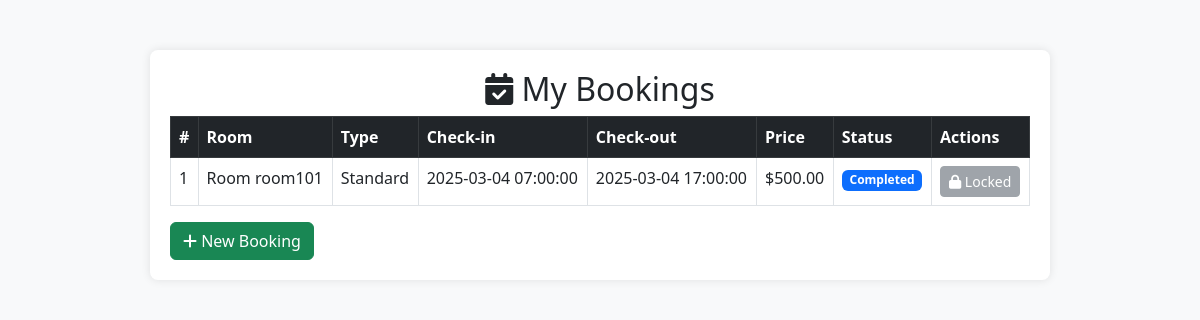
Page /user/booking/index.php (signed in) on the earlier database version.
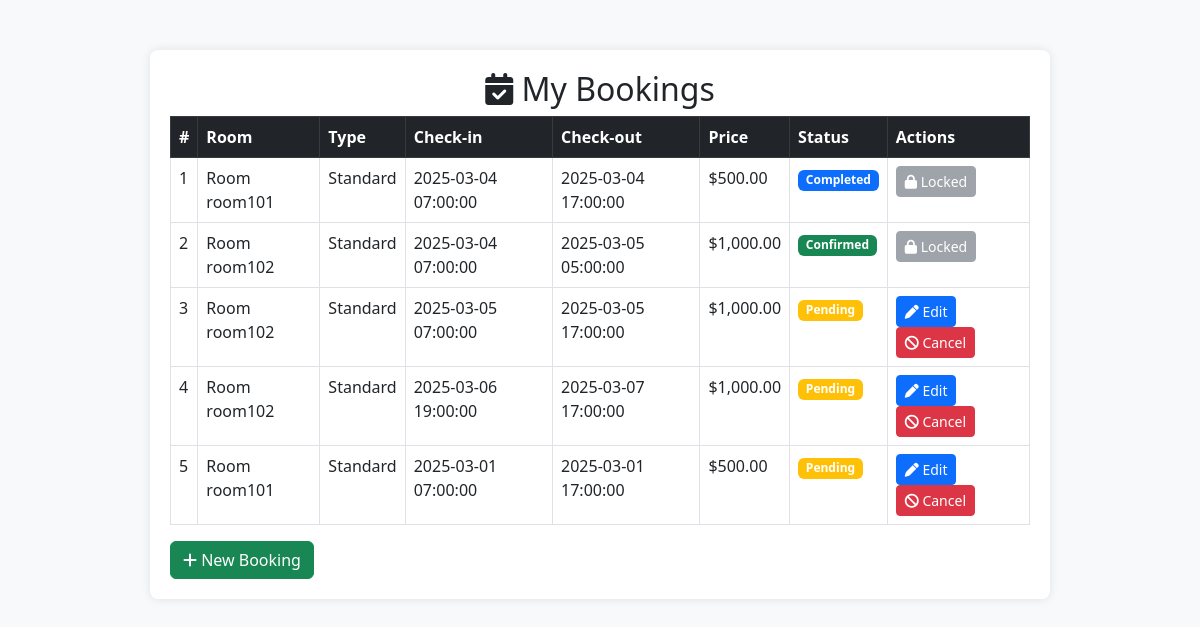
Same page on the later database version.
### tables this page shows
CREATE TABLE IF NOT EXISTS `booking` (
  `book_id` int(11) NOT NULL AUTO_INCREMENT,
  `account_id` int(11) DEFAULT NULL,
  `guest_id` int(11) DEFAULT NULL,
  `room_id` int(11) NOT NULL,
  `check_in` datetime NOT NULL,
  `check_out` datetime NOT NULL,
  `book_status` enum('pending','confirmed','cancelled','completed') NOT NULL,
  `reminder_sent` tinyint(1) NOT NULL,
  `completion_sent` tinyint(1) NOT NULL,
  `created_at` datetime NOT NULL DEFAULT current_timestamp(),
  `updated_at` timestamp NULL DEFAULT current_timestamp(),
  PRIMARY KEY (`book_id`),
  KEY `book_room_fk` (`room_id`),
  KEY `book_account_fk` (`account_id`),
  KEY `book_guest_fk` (`guest_id`)
);

CREATE TABLE IF NOT EXISTS `room` (
  `room_id` int(11) NOT NULL AUTO_INCREMENT,
  `room_code` varchar(50) NOT NULL,
  `room_type` enum('standard','premium','deluxe') NOT NULL,
  `room_status` enum('available','booked','under maintenance') NOT NULL,
  `description` text NOT NULL,
  `price` decimal(10,2) NOT NULL,
  `created_at` timestamp NOT NULL DEFAULT current_timestamp(),
  `updated_at` timestamp NOT NULL DEFAULT current_timestamp(),
  PRIMARY KEY (`room_id`),
  UNIQUE KEY `room_ code` (`room_code`)
);

### user/booking/index.php (the view, shortened to what this page needs)
<?php
include('../../resources/database/config.php');
$account_id = $_SESSION['ID'];
$sql = "SELECT b.book_id, b.room_id, b.check_in, b.check_out, b.book_status,
               r.room_code, r.room_type, r.price
        FROM booking b
        JOIN room r ON b.room_id = r.room_id
        WHERE b.account_id = ?";
$stmt = mysqli_prepare($conn, $sql);
mysqli_stmt_bind_param($stmt, "i", $account_id);
mysqli_stmt_execute($stmt);
$result = mysqli_stmt_get_result($stmt);
$bookings = [];
while ($row = mysqli_fetch_array($result)) {
    $bookings[] = $row;
}
?>
<!DOCTYPE html>
<html lang="en">
<head>
    <?php include '../bootstrap.php'; ?>
    <link rel="stylesheet" href="https://cdnjs.cloudflare.com/ajax/libs/font-awesome/6.4.2/css/all.min.css">
</head>
<body>
    <div class="container">
        <div class="table-container">
            <h2 class="text-center"><i class="fa-solid fa-calendar-check"></i> My Bookings</h2>
            <table class="table table-bordered">
                <thead class="table-dark">
                    <tr>
                        <th>#</th>
                        <th>Room</th>
                        <th>Type</th>
                        <th>Check-in</th>
                        <th>Check-out</th>
                        <th>Price</th>
                        <th>Status</th>
                        <th>Actions</th>
                    </tr>
                </thead>
                <tbody>
                    <?php if (empty($bookings)): ?>
                        <tr>
                            <td colspan="8" class="text-center">No bookings found.</td>
                        </tr>
                    <?php else: ?>
                        <?php foreach ($bookings as $index => $booking): ?>
                            <tr>
                                <td><?php echo $index + 1; ?></td>
                                <td>Room <?php echo htmlspecialchars($booking['room_code']); ?></td>
                                <td><?php echo ucfirst(htmlspecialchars($booking['room_type'])); ?></td>
                                <td><?php echo htmlspecialchars($booking['check_in']); ?></td>
                                <td><?php echo htmlspecialchars($booking['check_out']); ?></td>
                                <td>$<?php echo number_format((float)$booking['price'], 2); ?></td>
                                <td>
                                    <?php
                                        $status = strtolower($booking['book_status']);
                                        $badge_class = "secondary";
                                        if ($status == "pending") $badge_class = "warning";
                                        if ($status == "completed") $badge_class = "primary";
                                        if ($status == "confirmed") $badge_class = "success";
                                    ?>
                                    <span class="badge bg-<?php echo $badge_class; ?>">
                                        <?php echo ucfirst($booking['book_status']); ?>
                                    </span>
                                </td>
                                <td>
                                    <?php if ($booking['book_status'] == 'pending'): ?>
                                        <a href="edit.php?id=<?php echo $booking['book_id']; ?>" class="btn btn-primary btn-sm">
                                            <i class="fa-solid fa-pen"></i> Edit
                                        </a>
                                        <a href="cancel.php?id=<?php echo $booking['book_id']; ?>" class="btn btn-danger btn-sm" onclick="return confirm('Are you sure you want to cancel this booking?');">
                                            <i class="fa-solid fa-ban"></i> Cancel
                                        </a>
                                    <?php else: ?>
                                        <button class="btn btn-secondary btn-sm" disabled>
                                            <i class="fa-solid fa-lock"></i> Locked
                                        </button>
                                    <?php endif; ?>
                                </td>
                            </tr>
                        <?php endforeach; ?>
                    <?php endif; ?>
                </tbody>
            </table>
            <a href="create.php" class="btn btn-success"><i class="fa-solid fa-plus"></i> New Booking</a>
        </div>
    </div>
</body>
</html>

### user/bootstrap.php (shortened to what this page needs)
<link href="https://cdn.jsdelivr.net/npm/bootstrap@5.3.0/dist/css/bootstrap.min.css" rel="stylesheet">

### user/booking/index.php (style rules this page uses)
body { background: #f8f9fa; }
.table-container { max-width: 900px; margin: 50px auto; background: #ffffff; padding: 20px; border-radius: 8px; box-shadow: 0 0 10px rgba(0,0,0,0.1); }

Differences in the rows shown:
added booking: room.room_code "room102", room.room_type "Standard", check_in "2025-03-04 07:00:00", check_out "2025-03-05 05:00:00", room.price "1,000.00", book_status "Confirmed", shows "Locked"
added booking: room.room_code "room102", room.room_type "Standard", check_in "2025-03-05 07:00:00", check_out "2025-03-05 17:00:00", room.price "1,000.00", book_status "Pending"
added booking: room.room_code "room102", room.room_type "Standard", check_in "2025-03-06 19:00:00", check_out "2025-03-07 17:00:00", room.price "1,000.00", book_status "Pending"
added booking: room.room_code "room101", room.room_type "Standard", check_in "2025-03-01 07:00:00", check_out "2025-03-01 17:00:00", room.price "500.00", book_status "Pending"
